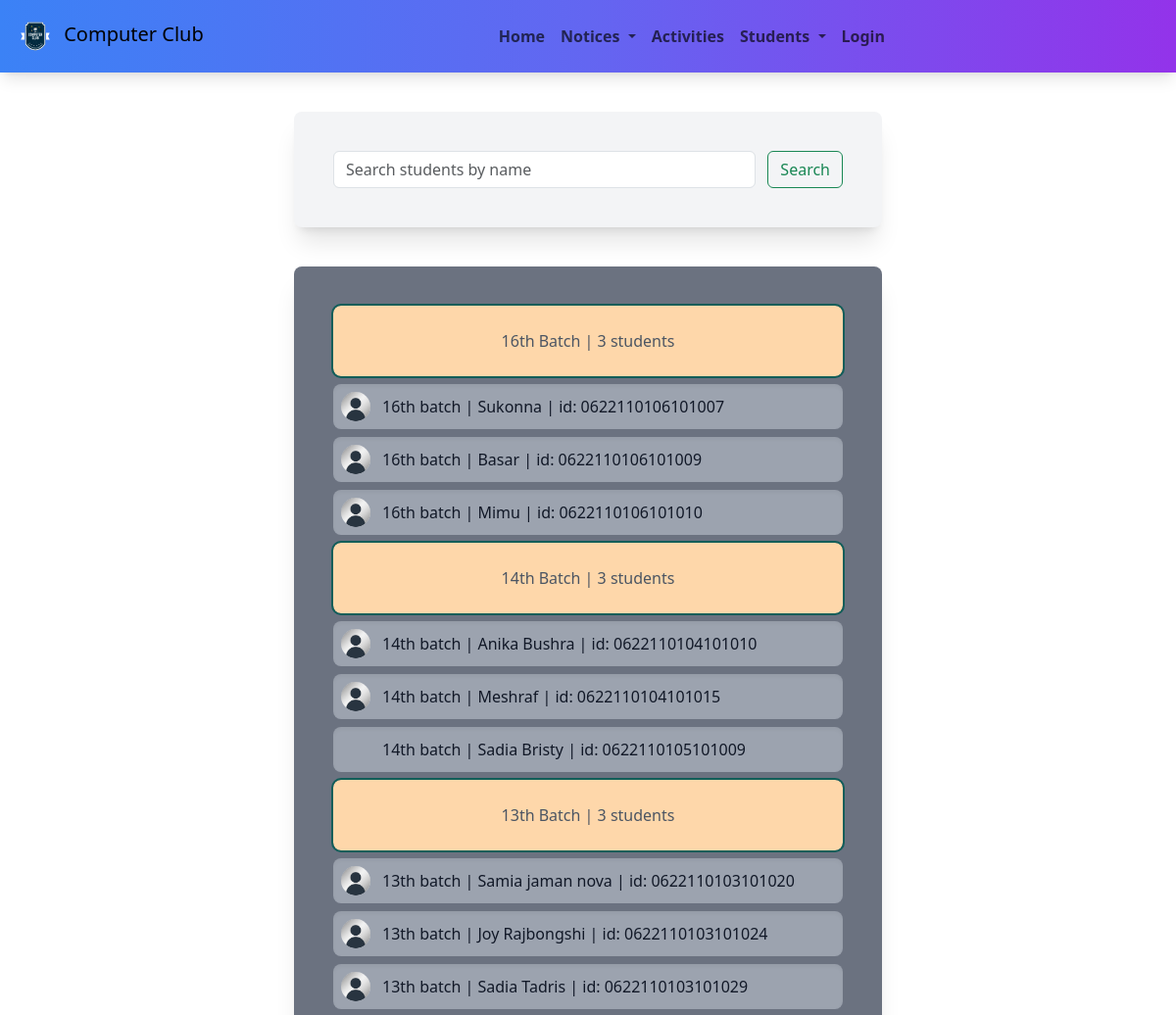
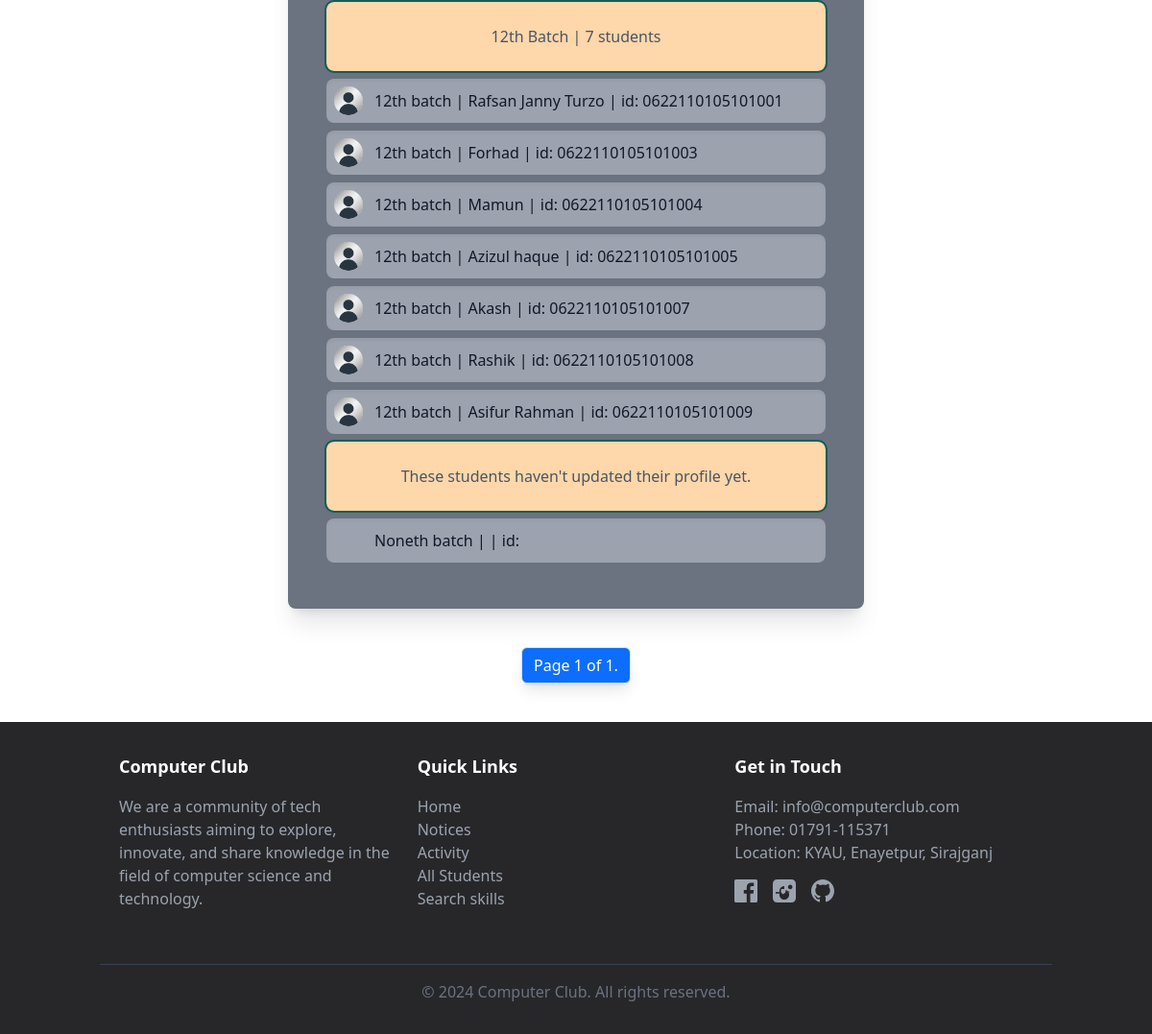
Page /students/all-students/ on the earlier database version (2 pictures, top to bottom).
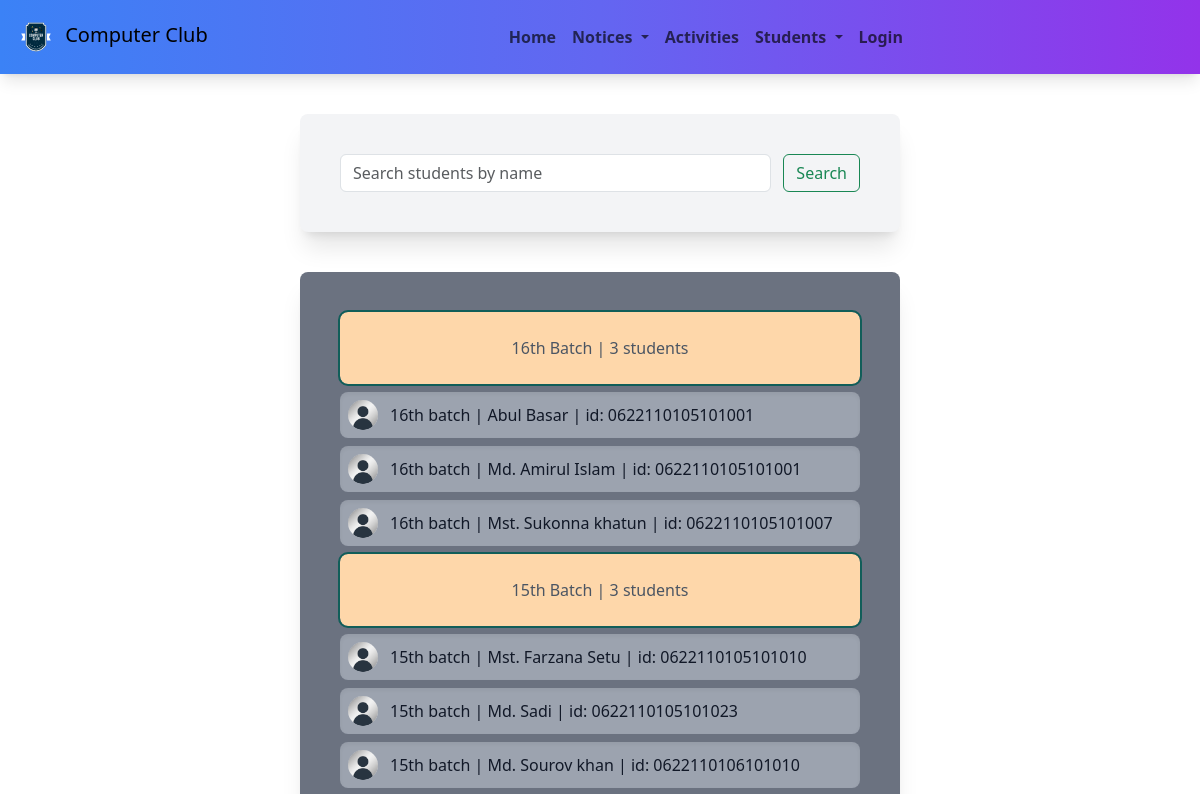
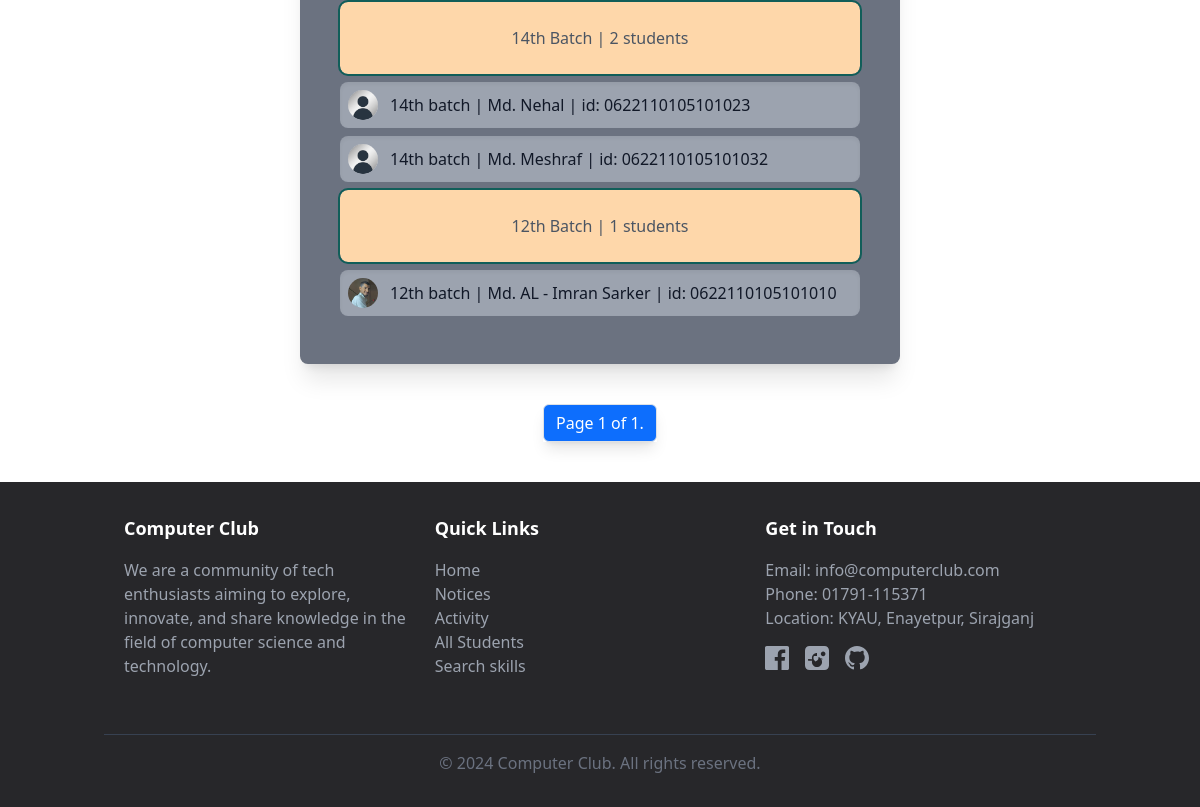
Same page on the later database version (2 pictures, top to bottom).
### students/models.py (models this page shows, shortened)
class Student_Model(models.Model):
    photo = models.ImageField(upload_to='students_profile_pic', blank=True, null=True)
    user = models.OneToOneField(User, related_name='profile', on_delete=models.CASCADE)
    name = models.CharField(max_length=40)
    batch = models.IntegerField(blank=True, null=True)
    std_id = models.CharField(max_length=16)
    description = models.TextField(blank=True, null=True)
    cv = models.FileField(upload_to='students_cv/', blank=True, null=True)
    skills = models.CharField(max_length=1000, blank=True, null=True)
    passion = models.CharField(max_length=1000, blank=True, null=True)
    slug = models.SlugField(unique=True)
    class Meta():
        ordering = ['-batch', 'std_id']
        verbose_name= 'Student Info'
    def __str__(self):
        return f'{self.batch}th batch | {self.name} | id: {self.std_id}'

class Thumbnail_photo(models.Model):
    profile = models.OneToOneField(Student_Model, related_name='thumbnail', on_delete=models.CASCADE)
    image = models.ImageField(upload_to='thumbnails', blank=True, null=True)
    class Meta():
        ordering = ['-pk']

### students/views.py (the view)
# urls.py: path('all-students/', views.All_Students.as_view(), name='all_students'),
class All_Students(ListView):
    model = Student_Model
    template_name = 'all_students.html'
    context_object_name = 'students_by_batch'
    paginate_by = 40
    def get_queryset(self):
        std_name = self.request.GET.get('search', '')
        if std_name:
            return Student_Model.objects.filter(Q(name__icontains=std_name) | Q(batch__icontains=std_name)).order_by('-batch', 'std_id')
        return Student_Model.objects.order_by('-batch', 'std_id')
    def get_context_data(self, **kwargs):
        context = super().get_context_data(**kwargs)
        grouped_students = defaultdict(list)
        for student in context['students_by_batch']:
            grouped_students[student.batch].append(student)
        context['grouped_students'] = dict(grouped_students)
        context['search_query'] = self.request.GET.get('search', '')
        return context

### students/templates/all_students.html (shortened to what this page needs)
{% extends 'base.html' %} {% load static %}
{% block main_tag_style %} {% endblock %}
{% block body %}
<div class="search_students">
    <form action="" method="GET" class="form flex flex-row space-x-3 md:w-2/3 lg:w-1/2 md:mx-auto mx-2 my-10 p-5 md:p-10 shadow-xl rounded-lg bg-gray-100">
        <input type="search" name="search" id="search_students" value="{{ search_query }}" class="form-control" placeholder="Search students by name">
        <button type="submit" class="btn btn-outline-success">Search</button>
    </form>
</div>
<div class="md:w-2/3 lg:w-1/2 md:mx-auto mx-2 my-10 p-5 md:p-10 shadow-xl rounded-lg bg-gray-500">
    {% for batch, students in grouped_students.items %}
        {% if batch == None %}
            <div class="p-2 py-6 mb-2 font-medium text-center text-gray-600 rounded-lg bg-orange-200 outline outline-2 outline-teal-800">
                These students haven't updated their profile yet.
            </div>
            {% for student in students %}
                <a href="{% url 'studentsapp:student-profile' slug=student.slug %}">
                    <div class="flex align-items-center p-2 mb-2 font-medium text-gray-900 bg-gray-400 rounded-lg shadow-inner duration-300 hover:scale-105">
                        <span class="inline-block h-[30px] w-[30px] rounded-full overflow-hidden me-3">
                        </span>
                        {{ student }}
                    </div>
                </a>
            {% endfor %}
        {% else %}
        <div class="p-2 py-6 mb-2 font-medium text-center text-gray-600 rounded-lg bg-orange-200 outline outline-2 outline-teal-800">{{ batch }}th Batch | {{ students|length }} students</div>
            {% for student in students %}
                <a href="{% url 'studentsapp:student-profile' slug=student.slug %}">
                    <div class="flex align-items-center p-2 mb-2 font-medium text-gray-900 bg-gray-400 rounded-lg shadow-inner duration-300 hover:scale-105">
                        <span class="inline-block h-[30px] w-[30px] rounded-full overflow-hidden me-3">
                            <img src="{% if student.thumbnail.image %}{{ student.thumbnail.image.url }} {% else %} {% static 'images/profile_sm.png' %} {% endif %}" alt="">
                        </span>
                        {{ student }}
                    </div>
                </a>
            {% endfor %}
        {% endif %}
    {% empty %}
            <li>No batches found.</li>
    {% endfor %}
</div>
<nav class="my-10">
    <ul class="pagination w-fit mx-auto shadow-lg">
        <li class="page-item"><a class="page-link text-bg-primary" href="#">Page {{ page_obj.number }} of {{ paginator.num_pages }}.</a></li>
    </ul>
</nav>
{% endblock %}

### templates/base.html (shortened to what this page needs)
<!DOCTYPE html>
<html lang="en">
<head>
    {% load static %}
    <link rel="stylesheet" href="{% static 'src/css/tailwind/output.css' %}">
</head>
<body id="body">
  <nav class="navbar navbar-expand-lg bg-body-tertiary fixed-top bg-gradient-to-r from-blue-500 via-indigo-500 to-purple-600 shadow-lg">
    <div class="container-fluid">
      <a class="navbar-brand" href="/">
        <img src="{% static 'icons/club-logo.svg' %}" class="w-12 h-12 inline" alt="">
        <span>Computer Club</span>
      </a>
      <div class="collapse navbar-collapse" style="visibility: visible !important;" id="navbarNavDropdown">
        <div class="navbar-nav mx-auto">
          <a class="nav-link font-semibold" aria-current="page" href="/">Home</a>
          <div class="nav-item dropdown">
            <a class="nav-link dropdown-toggle  font-semibold" href="#" role="button" data-bs-toggle="dropdown" aria-expanded="false">
              Notices
            </a>
          </div>
          <a class="nav-link font-semibold" aria-current="page" href="{% url 'galleryapp:list_activity' %}">Activities</a>
          <div class="nav-item dropdown">
            <a class="nav-link dropdown-toggle  font-semibold" href="#" role="button" data-bs-toggle="dropdown" aria-expanded="false">
              Students
            </a>
          </div>
          {% if user.is_authenticated %}
          <form action="{% url 'logout' %}" method="POST">{% csrf_token %}
            <button type="submit" class="nav-link font-semibold">Logout</button>
          </form>{% else %}
          <a href="{% url 'login' %}" class="nav-link font-semibold">Login</a>
          {% endif %}
        </div>
      </div>
    </div>
  </nav>
      <main class="mt-[74px] {% block main_tag_style %}{%endblock%}">
        {% block body %} {% endblock %}
    </main>
        <footer class="bg-zinc-800 text-white py-8">
            <div class="container mx-auto px-4">
              <div class="flex flex-wrap justify-between">
                <div class="w-full md:w-1/3 mb-6 md:px-5">
                  <h5 class="font-bold text-lg mb-4">Computer Club</h5>
                  <p class="text-gray-400">We are a community of tech enthusiasts aiming to explore, innovate, and share knowledge in the field of computer science and technology.</p>
                </div>
                <div class="w-full md:w-1/3 mb-6">
                  <h5 class="font-bold text-lg mb-4">Quick Links</h5>
                  <ul class="list-none">
                    <li><a href="/" class="text-gray-400 hover:text-gray-100">Home</a></li>
                    <li><a href="{% url 'noticeapp:all_notice' %}" class="text-gray-400 hover:text-gray-100">Notices</a></li>
                    <li><a href="{% url 'galleryapp:list_activity' %}" class="text-gray-400 hover:text-gray-100">Activity</a></li>
                    <li><a href="{% url 'studentsapp:all_students' %}" class="text-gray-400 hover:text-gray-100">All Students</a></li>
                    <li><a href="{% url 'studentsapp:search_skills' %}" class="text-gray-400 hover:text-gray-100">Search skills</a></li>
                  </ul>
                </div>
                <div class="w-full md:w-1/3 mb-6">
                  <h5 class="font-bold text-lg mb-4">Get in Touch</h5>
                  <ul class="list-none text-gray-400">
                    <li>Email: info@computerclub.com</li>
                    <li>Phone: 01791-115371</li>
                    <li>Location: KYAU, Enayetpur, Sirajganj</li>
                  </ul>
                  <div class="flex mt-4 space-x-4">
                    <a href="https://www.facebook.com/imran.alimran.9026/" target="_blank" class="text-gray-400 hover:text-gray-100">
                    </a>
                    <a href="#" class="text-gray-400 hover:text-gray-100">
                    </a>
                    <a href="#" class="text-gray-400 hover:text-gray-100">
                    </a>
                  </div>
                </div>
              </div>
              <div class="mt-8 border-t border-gray-700 pt-4">
                <p class="text-center text-gray-500">© 2024 Computer Club. All rights reserved.</p>
              </div>
            </div>
          </footer>
</body>
</html>

### templates/base.html (style rules this page uses)
html, body { height: 100%; margin: 0; }
body { display: flex; flex-direction: column; }
main { flex: 1; }

Differences in the rows shown:
removed Student_Model: batch "16", students "3", batch+name+std "16th batch | Sukonna | id: 0622110106101007"
removed Student_Model: batch+name+std "16th batch | Basar | id: 0622110106101009", shown under "16"
removed Student_Model: batch+name+std "16th batch | Mimu | id: 0622110106101010", shown under "16"
removed Student_Model: batch "14", students "3", batch+name+std "14th batch | Anika Bushra | id: 0622110104101010"
removed Student_Model: batch+name+std "14th batch | Meshraf | id: 0622110104101015", shown under "14"
removed Student_Model: batch+name+std "14th batch | Sadia Bristy | id: 0622110105101009", shown under "14"
removed Student_Model: batch "13", students "3", batch+name+std "13th batch | Samia jaman nova | id: 0622110103101020"
removed Student_Model: batch+name+std "13th batch | Joy Rajbongshi | id: 0622110103101024", shown under "13"
removed Student_Model: batch+name+std "13th batch | Sadia Tadris | id: 0622110103101029", shown under "13"
removed Student_Model: batch "12", students "7", batch+name+std "12th batch | Rafsan Janny Turzo | id: 0622110105101001"
removed Student_Model: batch+name+std "12th batch | Forhad | id: 0622110105101003", shown under "12"
removed Student_Model: batch+name+std "12th batch | Mamun | id: 0622110105101004", shown under "12"
removed Student_Model: batch+name+std "12th batch | Azizul haque | id: 0622110105101005", shown under "12"
removed Student_Model: batch+name+std "12th batch | Akash | id: 0622110105101007", shown under "12"
removed Student_Model: batch+name+std "12th batch | Rashik | id: 0622110105101008", shown under "12"
removed Student_Model: batch+name+std "12th batch | Asifur Rahman | id: 0622110105101009", shown under "12"
removed Student_Model: batch+name+std "Noneth batch | | id:"
added Student_Model: batch "16", students "3", batch+name+std "16th batch | Abul Basar | id: 0622110105101001"
added Student_Model: batch+name+std "16th batch | Md. Amirul Islam | id: 0622110105101001", shown under "16"
added Student_Model: batch+name+std "16th batch | Mst. Sukonna khatun | id: 0622110105101007", shown under "16"
added Student_Model: batch "15", students "3", batch+name+std "15th batch | Mst. Farzana Setu | id: 0622110105101010"
added Student_Model: batch+name+std "15th batch | Md. Sadi | id: 0622110105101023", shown under "15"
added Student_Model: batch+name+std "15th batch | Md. Sourov khan | id: 0622110106101010", shown under "15"
added Student_Model: batch "14", students "2", batch+name+std "14th batch | Md. Nehal | id: 0622110105101023"
added Student_Model: batch+name+std "14th batch | Md. Meshraf | id: 0622110105101032", shown under "14"
added Student_Model: batch "12", students "1", image (picture), batch+name+std "12th batch | Md. AL - Imran Sarker | id: 0622110105101010"
